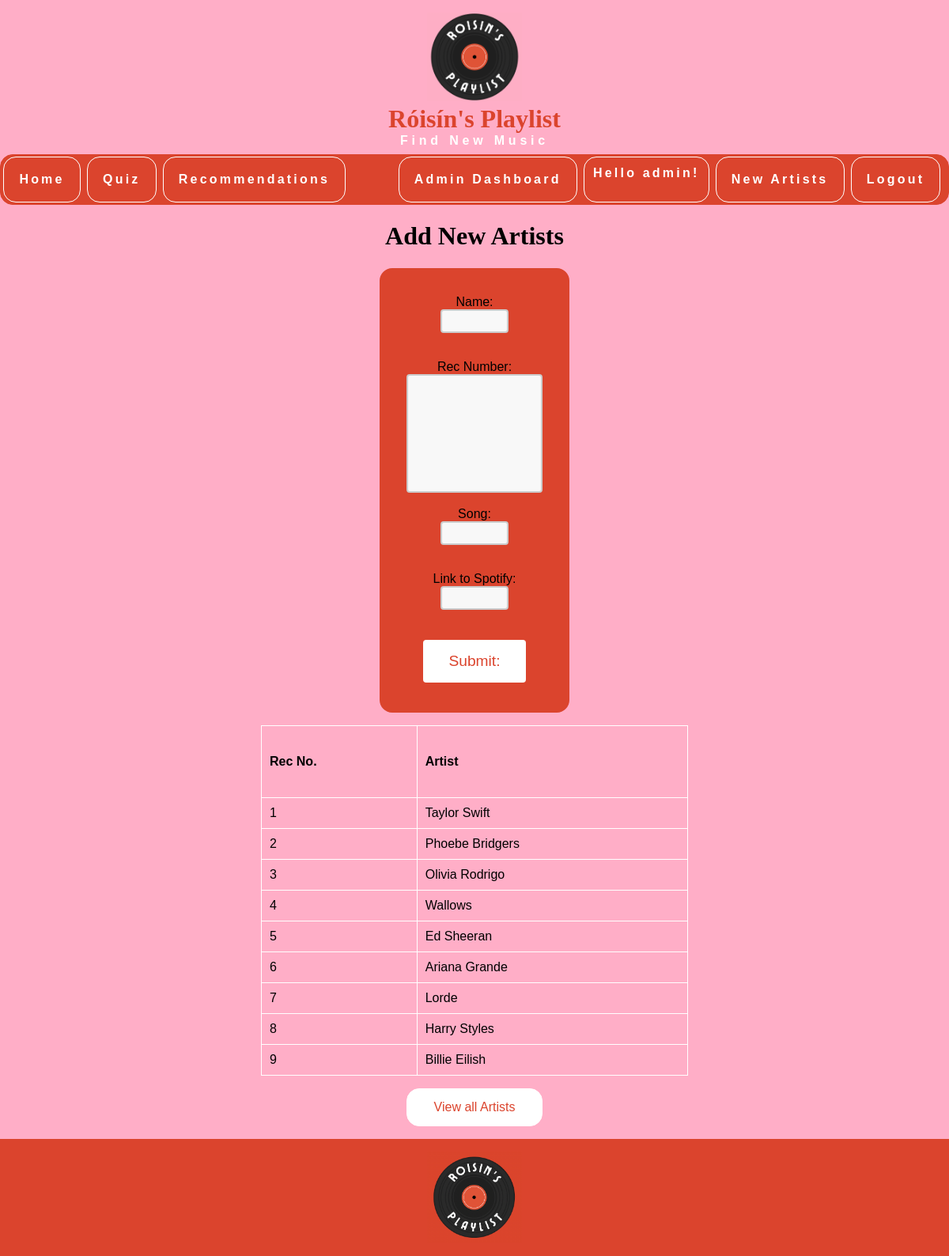
Screenshot of /add_artist (signed in) with the database file from the repository.
### tables this page shows
CREATE TABLE music 
(
    artist_id INTEGER PRIMARY KEY AUTOINCREMENT,
    name TEXT NOT NULL,
    rec INTEGER,
    song TEXT,
    link TEXT
    
    
);

### ca1/app.py (the view, shortened to what this page needs)
@app.route("/add_artist",methods=["GET", "POST"])
@admin_required
def add_artist():
    form=AddArtistForm()
    message=""
    db=get_db()
    artists=  db.execute("""SELECT * FROM music WHERE artist_id < 10""").fetchall()
    return render_template("add_artist.html", form=form, message=message, artists=artists)

### ca1/forms.py
class AddArtistForm(FlaskForm):
    name=StringField("Name:", validators=[InputRequired()])
    rec=IntegerField("Rec Number:", validators=[InputRequired()])
    song=StringField("Song:", validators=[InputRequired()])
    link=StringField("Link to Spotify:", validators=[InputRequired()])
    submit=SubmitField("Submit:")

### ca1/app.py (called while the page is built)
@app.before_request
def load_logged_in_user():
    g.user= session.get("user_id", None)

def admin_required(view):
    @wraps(view)
    def wrapped_view(**kwargs):
        if g.user != "admin":
            return redirect(url_for("login"))
        if g.user is None:
            return redirect(url_for("login"))
        return view(**kwargs)
    return wrapped_view

### ca1/database.py (called while the page is built)
def get_db():
    if "db" not in g:
        g.db = sqlite3.connect(DATABASE,
            detect_types=sqlite3.PARSE_DECLTYPES
        )
        g.db.row_factory = sqlite3.Row
    return g.db

### ca1/templates/add_artist.html (shortened to what this page needs)
{% extends "base.html" %}
{% block main_content %}
    <main>
        <h1>Add New Artists</h1>
    <form action="" method="POST" novalidate>
        {{form.name.label}}
        {{form.name()}}
        <br />
        {{form.rec.label}}
        {{form.rec()}}
        <br />
        {{form.song.label}}
        {{form.song()}}
        <br />
        {{form.link.label}}
        {{form.link()}}
        <br/>
        {{form.submit()}}
    </form>
    <table>
        <tr>
            <th>Rec No.</th>
            <th>Artist</th>
        </tr>
        {%for artist in artists%}
        <tr>
            <td>{{artist["artist_id"]}}</td>
            <td>{{artist["name"]}}</td>
        </tr>
        {%endfor%}
    </table>
    <section id='all'>
    <a href="{{ url_for('all_artists')}}">View all Artists</a>
    </section>
    </main>
{% endblock %}

### ca1/static/styles.css (style rules this page uses)
:root { font-size: 16px; font-family: 'Overpass', sans-serif; --bgcolor: #FFAEC7; --main-color:#DB442D; --alt-color:white; }
html { background-color: var(--bgcolor); }
body { background-color: var(--bgcolor); margin: 0; }
form { border: 2px solid var(--main-color); padding: 2em; margin-left: 30em; margin-right: 30em; margin-bottom: 1em; display: flex; flex-direction: column; justify-content: center; list-style-type: none; align-items: center; border-radius: 1rem; background-color: var(--main-color); }
input[type="text"] { margin-bottom: 1em; }
input[type="submit"] { background-color: var(--alt-color); border: none; color: var(--main-color); padding: 16px 32px; text-decoration: none; margin: 4px 2px; cursor: pointer; font-size: 1.2em; border-radius: 4px; }
#rec { width: 100%; height: 150px; padding: 12px 20px; box-sizing: border-box; border: 2px solid #ccc; border-radius: 4px; background-color: #f8f8f8; resize: none; }
input[type="text"] { width: 50%; height: 30px; padding: 12px 20px; box-sizing: border-box; border: 2px solid #ccc; border-radius: 4px; background-color: #f8f8f8; resize: none; font-size: 1em; }
main h1 { text-align: center; font-family: 'PT Serif', serif; }
table { border: 1px solid white; border-radius: 1rem; border-collapse: collapse; margin-left: auto; margin-right: auto; width: 45%; margin-bottom: 1rem; }
th { height: 70px; }
table, th, td { border: 1px solid white; border-radius: 1rem; }
th, td { padding: 10px; text-align: left; }
#quiz a, #admin a, #add a, #all a, #no_new a { background-color: var(--alt-color); color: var(--main-color); padding: 14px 25px; text-align: center; text-decoration: none; display: block; margin-left: auto; margin-right: auto; margin-bottom: 1em; width: 10%; border: 1px solid var(--alt-color); border-radius: 1rem; }

### rows the page displays
music: artist_id "1", name "Taylor Swift"
music: artist_id "2", name "Phoebe Bridgers"
music: artist_id "3", name "Olivia Rodrigo"
music: artist_id "4", name "Wallows"
music: artist_id "5", name "Ed Sheeran"
music: artist_id "6", name "Ariana Grande"
music: artist_id "7", name "Lorde"
music: artist_id "8", name "Harry Styles"
music: artist_id "9", name "Billie Eilish"

### other values shown
{{ g.user }} "admin"
